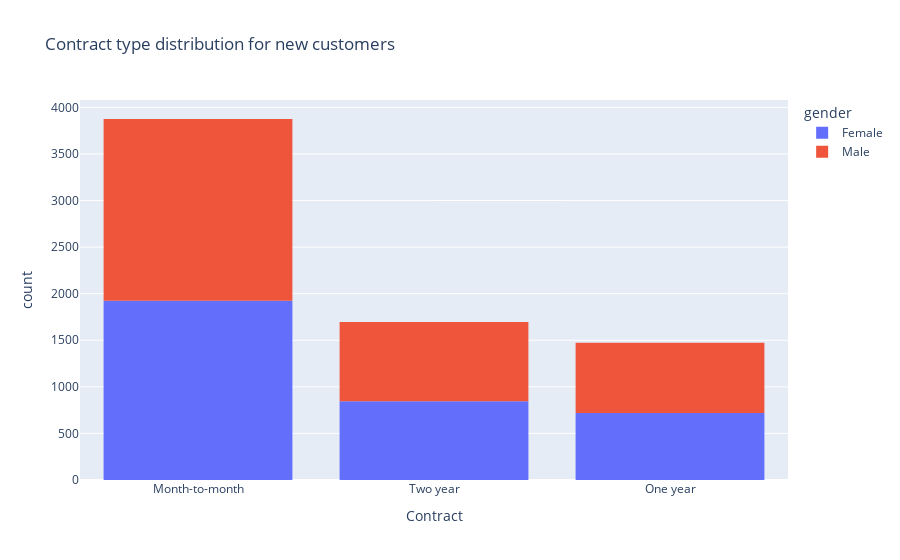

Notebook source saved alongside this figure:
### Code cell
fig = px.histogram(
    data_frame=df,
    x="Contract",
    color="gender",
    title="Contract type distribution for new customers",
)

fig.show()

### Figure 1 — Plotly figure (JSON) as saved in the notebook; plotly's stock layout.template omitted (floating-point values rounded to 4 significant figures; data arrays with more than 128 entries replaced by an {"elided": "..."} marker saying what was removed)
{"data": [{"alignmentgroup": "True", "bingroup": "x", "hovertemplate": "gender=Female<br>Contract=%{x}<br>count=%{y}<extra></extra>", "legendgroup": "Female", "marker": {"color": "#636efa", "pattern": {"shape": ""}}, "name": "Female", "offsetgroup": "Female", "orientation": "v", "showlegend": true, "type": "histogram", "x": {"elided": "3488 str values"}, "xaxis": "x", "yaxis": "y"}, {"alignmentgroup": "True", "bingroup": "x", "hovertemplate": "gender=Male<br>Contract=%{x}<br>count=%{y}<extra></extra>", "legendgroup": "Male", "marker": {"color": "#EF553B", "pattern": {"shape": ""}}, "name": "Male", "offsetgroup": "Male", "orientation": "v", "showlegend": true, "type": "histogram", "x": {"elided": "3555 str values"}, "xaxis": "x", "yaxis": "y"}], "layout": {"barmode": "relative", "legend": {"title": {"text": "gender"}, "tracegroupgap": 0}, "title": {"text": "Contract type distribution for new customers"}, "xaxis": {"anchor": "y", "domain": [0, 1], "title": {"text": "Contract"}}, "yaxis": {"anchor": "x", "domain": [0, 1], "title": {"text": "count"}}}}
